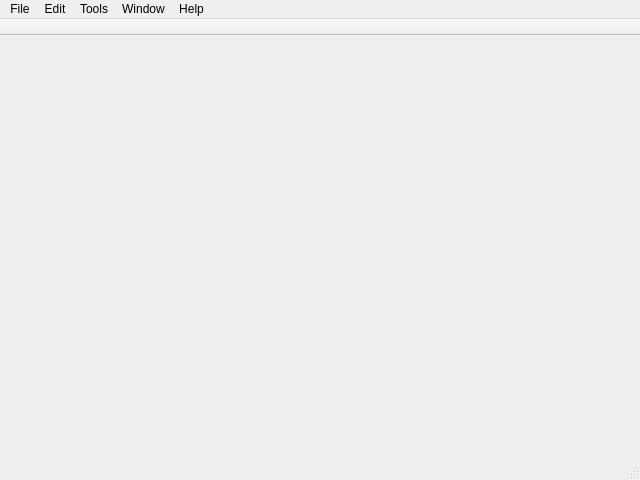
<?xml version="1.0" encoding="UTF-8"?>
<ui version="4.0">
 <class>Core::CoreWindow::CoreWindow</class>
 <widget class="QMainWindow" name="Core::CoreWindow::CoreWindow">
  <property name="geometry">
   <rect>
    <x>0</x>
    <y>0</y>
    <width>640</width>
    <height>480</height>
   </rect>
  </property>
  <property name="windowTitle">
   <string>CoreWindow</string>
  </property>
  <property name="windowIcon">
   <iconset resource="../Resources/Core.qrc">
    <normaloff>:/CoreWindow/app.svg</normaloff>:/CoreWindow/app.svg</iconset>
  </property>
  <widget class="QWidget" name="centralwidget">
   <layout class="QVBoxLayout" name="centralLayout">
    <property name="spacing">
     <number>0</number>
    </property>
    <property name="leftMargin">
     <number>0</number>
    </property>
    <property name="topMargin">
     <number>0</number>
    </property>
    <property name="rightMargin">
     <number>0</number>
    </property>
    <property name="bottomMargin">
     <number>0</number>
    </property>
    <item>
     <widget class="QStackedWidget" name="stackedWidget"/>
    </item>
   </layout>
  </widget>
  <widget class="QMenuBar" name="menubar">
   <property name="geometry">
    <rect>
     <x>0</x>
     <y>0</y>
     <width>640</width>
     <height>26</height>
    </rect>
   </property>
   <widget class="QMenu" name="menuFile">
    <property name="title">
     <string>File</string>
    </property>
    <addaction name="actionExit"/>
   </widget>
   <widget class="QMenu" name="menuEdit">
    <property name="title">
     <string>Edit</string>
    </property>
   </widget>
   <widget class="QMenu" name="menuTools">
    <property name="title">
     <string>Tools</string>
    </property>
   </widget>
   <widget class="QMenu" name="menuWindow">
    <property name="title">
     <string>Window</string>
    </property>
   </widget>
   <widget class="QMenu" name="menuHelp">
    <property name="title">
     <string>Help</string>
    </property>
   </widget>
   <addaction name="menuFile"/>
   <addaction name="menuEdit"/>
   <addaction name="menuTools"/>
   <addaction name="menuWindow"/>
   <addaction name="menuHelp"/>
  </widget>
  <widget class="QToolBar" name="toolbar">
   <property name="movable">
    <bool>false</bool>
   </property>
   <property name="allowedAreas">
    <set>Qt::LeftToolBarArea</set>
   </property>
   <property name="iconSize">
    <size>
     <width>32</width>
     <height>32</height>
    </size>
   </property>
   <property name="toolButtonStyle">
    <enum>Qt::ToolButtonTextUnderIcon</enum>
   </property>
   <property name="floatable">
    <bool>false</bool>
   </property>
   <attribute name="toolBarArea">
    <enum>TopToolBarArea</enum>
   </attribute>
   <attribute name="toolBarBreak">
    <bool>false</bool>
   </attribute>
  </widget>
  <widget class="QStatusBar" name="statusbar"/>
  <action name="actionExit">
   <property name="text">
    <string>E&amp;xit</string>
   </property>
   <property name="toolTip">
    <string>Exit the application</string>
   </property>
   <property name="shortcut">
    <string>Ctrl+Q</string>
   </property>
   <property name="priority">
    <enum>QAction::LowPriority</enum>
   </property>
  </action>
 </widget>
 <resources>
  <include location="../Resources/Core.qrc"/>
 </resources>
 <connections/>
</ui>
